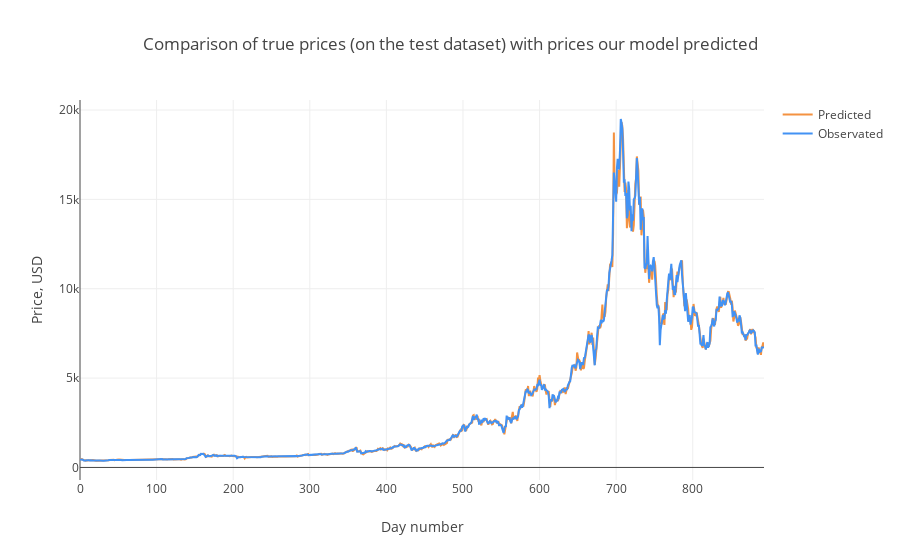

The notebook cell saved with this chart:
### Code cell
# Visualización de 
trace1 = go.Scatter(
    x = np.arange(0, len(predicted), 1),
    y = predicted,
    mode = 'lines',
    name = 'Predicted',
    line = dict(color=('rgb(244, 146, 65)'), width=2)
)
trace2 = go.Scatter(
    x = np.arange(0, len(predicted), 1),
    y = observated,
    mode = 'lines',
    name = 'Observated',
    line = dict(color=('rgb(66, 146, 244)'), width=2)
)

data = [trace1, trace2]
layout = dict(title = 'Comparison of true prices (on the test dataset) with prices our model predicted',
             xaxis = dict(title = 'Day number'), yaxis = dict(title = 'Price, USD'))
fig = dict(data=data, layout=layout)
py.iplot(fig, filename='results_demonstrating0')

### Figure 1 — Plotly figure (JSON) as saved in the notebook; plotly's stock layout.template omitted (floating-point values rounded to 4 significant figures; data arrays with more than 128 entries replaced by an {"elided": "..."} marker saying what was removed)
{"data": [{"line": {"color": "rgb(244, 146, 65)", "width": 2}, "mode": "lines", "name": "Predicted", "type": "scatter", "x": {"elided": "894 int values"}, "y": {"elided": "894 float values"}}, {"line": {"color": "rgb(66, 146, 244)", "width": 2}, "mode": "lines", "name": "Observated", "type": "scatter", "x": {"elided": "894 int values"}, "y": {"elided": "894 float values"}}], "layout": {"title": "Comparison of true prices (on the test dataset) with prices our model predicted", "xaxis": {"title": "Day number"}, "yaxis": {"title": "Price, USD"}}}
